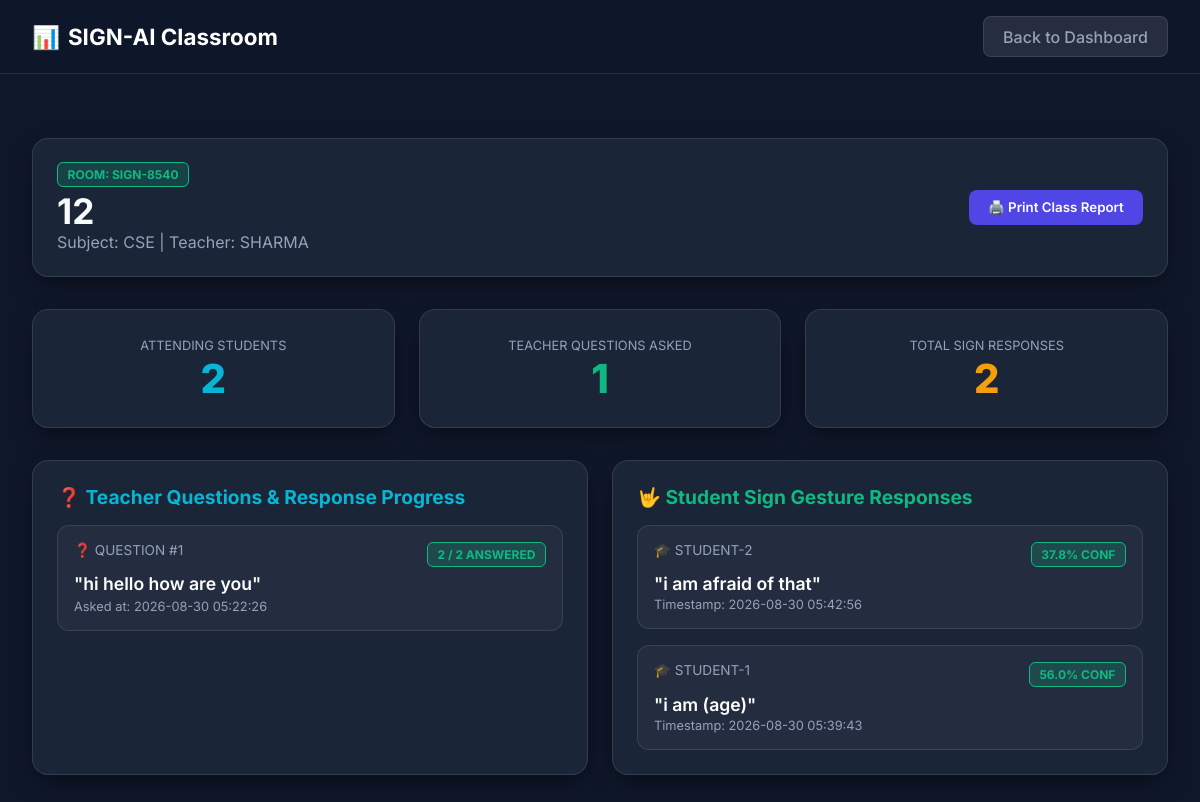
Screenshot of /report/SIGN-8540 with the database file from the repository.
### tables this page shows
CREATE TABLE rooms (
                room_code TEXT PRIMARY KEY,
                teacher_name TEXT NOT NULL,
                room_name TEXT NOT NULL,
                subject TEXT NOT NULL,
                description TEXT,
                max_students INTEGER DEFAULT 30,
                password TEXT,
                created_at TEXT NOT NULL,
                status TEXT DEFAULT 'active'
            , source_language TEXT DEFAULT 'hi', target_language TEXT DEFAULT 'sat', offline_mode INTEGER DEFAULT 0);

CREATE TABLE questions (
                question_id TEXT PRIMARY KEY,
                room_code TEXT NOT NULL,
                teacher_name TEXT NOT NULL,
                question_text TEXT NOT NULL,
                created_at TEXT NOT NULL, source_language TEXT DEFAULT 'hi', target_language TEXT DEFAULT 'sat', translated_text TEXT, latency_ms REAL DEFAULT 0.0,
                FOREIGN KEY (room_code) REFERENCES rooms (room_code)
            );

CREATE TABLE student_responses (
                id INTEGER PRIMARY KEY AUTOINCREMENT,
                question_id TEXT NOT NULL,
                room_code TEXT NOT NULL,
                student_name TEXT NOT NULL,
                predicted_answer TEXT NOT NULL,
                confidence REAL NOT NULL,
                status TEXT DEFAULT 'ANSWERED',
                created_at TEXT NOT NULL,
                updated_at TEXT NOT NULL, original_prediction TEXT, target_language TEXT DEFAULT 'en', translated_text TEXT, response_mode TEXT DEFAULT 'speech', latency_ms REAL DEFAULT 0.0,
                FOREIGN KEY (question_id) REFERENCES questions (question_id),
                FOREIGN KEY (room_code) REFERENCES rooms (room_code)
            );

### app.py (the view)
@app.route('/report/<room_code>')
def report_page(room_code):
    room = db.get_room(room_code)
    if not room:
        return redirect(url_for('index_page'))
    members = db.get_room_members(room_code)
    questions = db.get_questions_by_room(room_code)
    sign_logs = db.get_filtered_history(room_code=room_code)
    return render_template('report.html', room=room, members=members, questions=questions, sign_logs=sign_logs)

### app.py (called while the page is built)
@app.after_request
def add_header(response):
    response.headers['Cache-Control'] = 'no-cache, no-store, must-revalidate'
    response.headers['Pragma'] = 'no-cache'
    response.headers['Expires'] = '0'
    return response

### src/database.py (called while the page is built)
    def _get_connection(self):
        return sqlite3.connect(self.db_path)

    def get_room_members(self, room_code):
        conn = self._get_connection()
        cursor = conn.cursor()
        cursor.execute("SELECT id, student_name, status, joined_at, preferred_language FROM room_members WHERE room_code = ? ORDER BY id ASC", (room_code,))
        rows = cursor.fetchall()
        conn.close()
        return [{
            'id': r[0],
            'student_name': r[1],
            'status': r[2],
            'joined_at': r[3],
            'preferred_language': r[4] if len(r) > 4 and r[4] else 'en'
        } for r in rows]

### templates/report.html (shortened to what this page needs)
<!DOCTYPE html>
<html lang="en">
<head>
    <link rel="stylesheet" href="{{ url_for('static', filename='css/classroom.css') }}">
</head>
<body>
    <nav class="navbar">
        <div class="nav-brand">
            <span>📊</span>
            <a href="/" style="color: inherit; text-decoration: none;">SIGN-AI Classroom</a>
        </div>
        <div class="nav-links">
            <a href="/teacher/{{ room.room_code }}" class="btn btn-secondary">Back to Dashboard</a>
        </div>
    </nav>
    <div class="container" style="margin-top: 2rem;">
        <div class="glass-card" style="margin-bottom: 2rem;">
            <div style="display: flex; justify-content: space-between; align-items: center;">
                <div>
                    <span class="badge badge-success">ROOM: {{ room.room_code }}</span>
                    <h1 style="font-size: 2.2rem; margin-top: 0.4rem;">{{ room.room_name }}</h1>
                    <p style="color: var(--text-muted);">Subject: {{ room.subject }} | Teacher: {{ room.teacher_name }}</p>
                </div>
                <button class="btn btn-primary" onclick="window.print()">🖨️ Print Class Report</button>
            </div>
        </div>
        <div style="display: grid; grid-template-columns: repeat(auto-fit, minmax(220px, 1fr)); gap: 1.5rem; margin-bottom: 2rem;">
            <div class="glass-card" style="text-align: center;">
                <label style="font-size: 0.8rem; color: var(--text-muted);">ATTENDING STUDENTS</label>
                <div style="font-size: 2.5rem; font-weight: 800; color: var(--secondary-color);">{{ members|length }}</div>
            </div>
            <div class="glass-card" style="text-align: center;">
                <label style="font-size: 0.8rem; color: var(--text-muted);">TEACHER QUESTIONS ASKED</label>
                <div style="font-size: 2.5rem; font-weight: 800; color: var(--accent-green);">{{ questions|length }}</div>
            </div>
            <div class="glass-card" style="text-align: center;">
                <label style="font-size: 0.8rem; color: var(--text-muted);">TOTAL SIGN RESPONSES</label>
                <div style="font-size: 2.5rem; font-weight: 800; color: var(--accent-amber);">{{ sign_logs|length }}</div>
            </div>
        </div>
        <div class="dashboard-grid" style="grid-template-columns: 1fr 1fr;">
            <div class="glass-card">
                <h3 style="font-size: 1.2rem; margin-bottom: 1rem; color: var(--secondary-color);">❓ Teacher Questions & Response Progress</h3>
                <div class="timeline-list">
                    {% for q in questions %}
                    <div class="timeline-item">
                        <div class="timeline-header">
                            <span>❓ QUESTION #{{ loop.revindex }}</span>
                            <span class="badge badge-success">{{ q.answered_count }} / {{ members|length }} Answered</span>
                        </div>
                        <div class="timeline-message">"{{ q.question_text }}"</div>
                        <div style="font-size: 0.8rem; color: var(--text-muted); margin-top: 0.3rem;">Asked at: {{ q.created_at }}</div>
                    </div>
                    {% else %}
                    <p style="color: var(--text-muted); text-align: center;">No teacher questions recorded.</p>
                    {% endfor %}
                </div>
            </div>
            <div class="glass-card">
                <h3 style="font-size: 1.2rem; margin-bottom: 1rem; color: var(--accent-green);">🤟 Student Sign Gesture Responses</h3>
                <div class="timeline-list">
                    {% for log in sign_logs %}
                    <div class="timeline-item">
                        <div class="timeline-header">
                            <span>🎓 {{ log.student_name }}</span>
                            <span class="badge badge-success">{{ (log.confidence * 100)|round(1) }}% Conf</span>
                        </div>
                        <div class="timeline-message">"{{ log.detected_sentence }}"</div>
                        <div style="font-size: 0.8rem; color: var(--text-muted); margin-top: 0.2rem;">Timestamp: {{ log.timestamp }}</div>
                    </div>
                    {% else %}
                    <p style="color: var(--text-muted); text-align: center;">No student sign responses recorded.</p>
                    {% endfor %}
                </div>
            </div>
        </div>
    </div>
</body>
</html>

### static/css/classroom.css (style rules this page uses)
:root { --primary-color: #4f46e5; --primary-hover: #4338ca; --secondary-color: #06b6d4; --bg-dark: #0f172a; --card-bg: rgba(30, 41, 59, 0.85); --border-color: rgba(255, 255, 255, 0.1); --text-main: #f8fafc; --text-muted: #94a3b8; --accent-green: #10b981; --accent-red: #ef4444; --accent-amber: #f59e0b; }
* { box-sizing: border-box; margin: 0; padding: 0; font-family: 'Inter', system-ui, -apple-system, sans-serif; }
body { background-color: var(--bg-dark); color: var(--text-main); min-height: 100vh; display: flex; flex-direction: column; }
.navbar { background: rgba(15, 23, 42, 0.95); backdrop-filter: blur(12px); border-bottom: 1px solid var(--border-color); padding: 1rem 2rem; display: flex; justify-content: space-between; align-items: center; position: sticky; top: 0; z-index: 100; }
.nav-brand { font-size: 1.4rem; font-weight: 700; color: #fff; display: flex; align-items: center; gap: 0.5rem; }
.nav-links { display: flex; gap: 1.5rem; align-items: center; }
.nav-links a { color: var(--text-muted); text-decoration: none; font-weight: 500; transition: color 0.2s; }
.btn { padding: 0.6rem 1.2rem; border-radius: 0.5rem; font-weight: 600; cursor: pointer; border: none; transition: all 0.2s; text-decoration: none; display: inline-flex; align-items: center; gap: 0.5rem; }
.btn-primary { background: var(--primary-color); color: #fff; }
.btn-secondary { background: rgba(255, 255, 255, 0.1); color: #fff; border: 1px solid var(--border-color); }
.container { max-width: 1400px; margin: 0 auto; padding: 2rem; width: 100%; flex: 1; }
.glass-card { background: var(--card-bg); backdrop-filter: blur(16px); border: 1px solid var(--border-color); border-radius: 1rem; padding: 1.5rem; box-shadow: 0 10px 25px -5px rgba(0, 0, 0, 0.5); }
.dashboard-grid { display: grid; grid-template-columns: 300px 1fr 340px; gap: 1.5rem; }
@media (max-width: 1200px) { .dashboard-grid { grid-template-columns: 1fr; } }
.badge { padding: 0.25rem 0.6rem; border-radius: 0.375rem; font-size: 0.75rem; font-weight: 700; text-transform: uppercase; }
.badge-success { background: rgba(16, 185, 129, 0.2); color: var(--accent-green); border: 1px solid var(--accent-green); }
.timeline-list { display: flex; flex-direction: column; gap: 1rem; max-height: 400px; overflow-y: auto; }
.timeline-item { background: rgba(255, 255, 255, 0.04); border: 1px solid var(--border-color); padding: 1rem; border-radius: 0.75rem; }
.timeline-header { display: flex; justify-content: space-between; margin-bottom: 0.4rem; font-size: 0.85rem; color: var(--text-muted); }
.timeline-message { font-size: 1.1rem; font-weight: 600; color: #fff; }

### rows the page displays
rooms: room_code "SIGN-8540", room_name "12", subject "CSE", teacher_name "SHARMA"
questions: answered_count "2", members "2", question_text "hi hello how are you", created_at "2026-08-30 05:22:26"
student_responses: student_name "STUDENT-2", (log.confidence*100)|round(1) "37.8", detected_sentence "i am afraid of that", timestamp "2026-08-30 05:42:56"
student_responses: student_name "STUDENT-1", (log.confidence*100)|round(1) "56.0", detected_sentence "i am (age)", timestamp "2026-08-30 05:39:43"

### other values shown
{{ members|length }} "2"
{{ questions|length }} "1"
{{ sign_logs|length }} "2"
